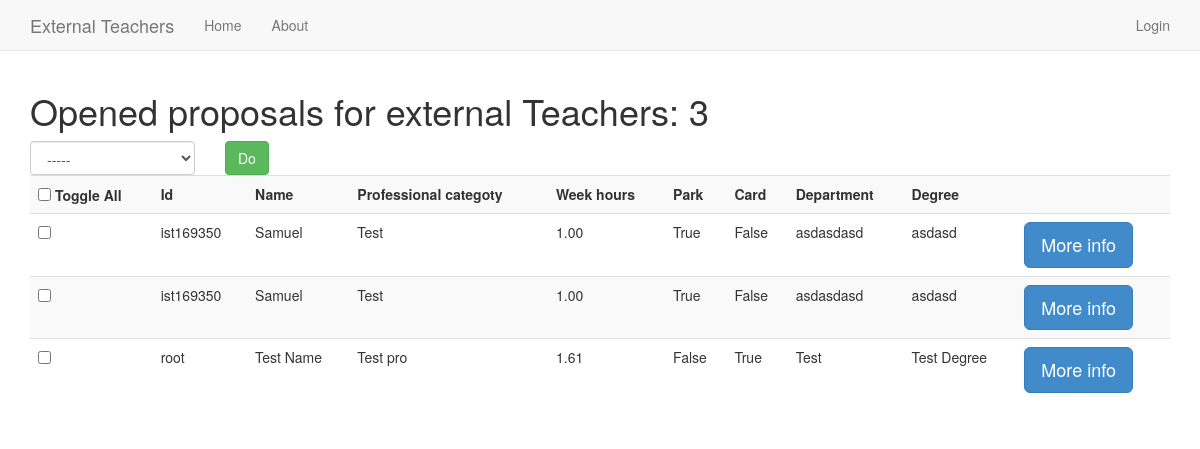
/app/sc_opened/, run on an earlier commit of the app's database.
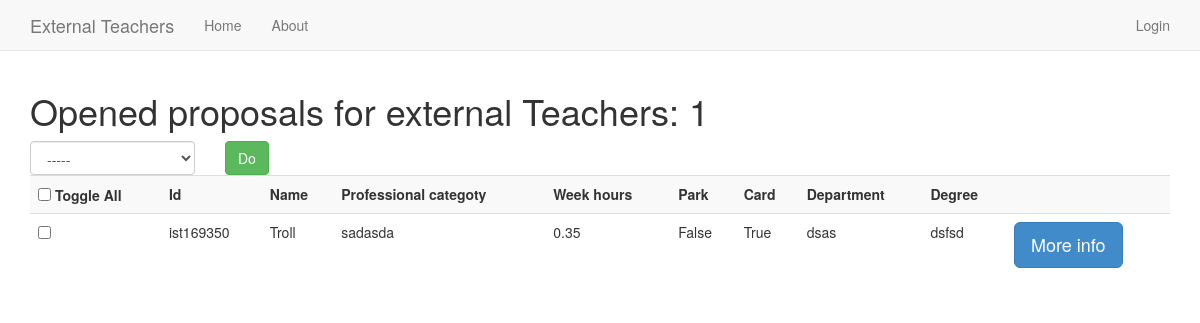
And on a later commit of the database.
### app/models.py (models this page shows)
class ExternalTeacher(models.Model):
	user = models.ForeignKey(User)
	is_closed = models.BooleanField()
	close_date = models.DateTimeField('close date', null=True)
	professional_category = models.CharField(max_length=200, blank=False)
	hours_per_week = models.DecimalField(decimal_places=2, max_digits=5)
	park = models.BooleanField()
	card = models.BooleanField()
	department = models.CharField(max_length=200)
	name = models.CharField(max_length=200)
	degree = models.CharField(max_length=200)
	course = models.CharField(max_length=200)
	course_manager = models.CharField(max_length=200)
	notes = models.CharField(max_length=200, blank=True)

### app/views.py (the view)
def sc_opened(request):
	external_teachers = ExternalTeacher.objects.filter(is_closed = False)
	saved = False
	close_action = True
	export_action = True
	if request.method == 'POST':
		return process_action(request, external_teachers, close_action, export_action)
	context = {'external_teachers' : external_teachers, 'saved' : saved, 'close_action' : close_action, 'export_action' : export_action}
	return render(request, 'app/sc_opened.html', context)

### app/templates/app/sc_opened.html (shortened to what this page needs)
{% extends "app/base.html" %}
{% block content %}
<h1>Opened proposals for external Teachers: {{ external_teachers.count }}</h1>
{% include "app/external_teachers_list.html" %}
{% endblock %}

### app/templates/app/external_teachers_list.html (shortened to what this page needs)
<form role="form" method="post" action="">
	<div class="row">
		<div class="col-xs-2">
			<select class="form-control" name="action">
				<option>-----</option>
			</select>
		</div>
		<div class="col-xs-4">
			<div class="btn-group">
				<input type="submit" class="btn btn-default btn-success" value="Do">
			</div>
		</div>
	</div>
	<div class="table-responsive">
		<table class="table table-striped">
			<tr>
				<th><input type="checkbox" onClick="toggle(this)" /> Toggle All</th>
				<th>Id</th>
				<th>Name</th>
				<th>Professional categoty</th>
				<th>Week hours</th>
				<th>Park</th>
				<th>Card</th>
				<th>Department</th>
				<th>Degree</th>
				<th></th>
			</tr>
			{% for external_teacher in external_teachers %}
			<tr>
				<td>
					<div class="input-group">
						<input type="checkbox" name="external_teachers" value="{{ external_teacher.id }}"/>
					</div>
				<td>{{ external_teacher.user.username }}</td>
				<td>{{ external_teacher.name }}</td>
				<td>{{ external_teacher.professional_category }}</td>
				<td>{{ external_teacher.hours_per_week|floatformat:2 }}</td>
				<td>{{ external_teacher.park }}</td>
				<td>{{ external_teacher.card }}</td>
				<td>{{ external_teacher.department }}</td>
				<td>{{ external_teacher.degree }}</td>
				<td>
					<button class="btn btn-primary btn-lg" data-toggle="modal" data-target="#modal{{ external_teacher.id }}">
						More info
					</button>
											</tr>
										</table>
									</div>
								</div>
			{% endfor %}

What changed in the data, as far as the page shows it:
no longer on this page (row edited): ExternalTeacher: user.username "ist169350", name "Samuel", professional_category "Test", hours_per_week "1.00", park "True", card "False", department "asdasdasd", degree "asdasd"
no longer on this page (row edited): ExternalTeacher: user.username "ist169350", name "Samuel", professional_category "Test", hours_per_week "1.00", park "True", card "False", department "asdasdasd", degree "asdasd"
no longer on this page (row edited): ExternalTeacher: user.username "root", name "Test Name", professional_category "Test pro", hours_per_week "1.61", park "False", card "True", department "Test", degree "Test Degree"
added ExternalTeacher: user.username "ist169350", name "Troll", professional_category "sadasda", hours_per_week "0.35", park "False", card "True", department "dsas", degree "dsfsd"
Also different on the page:
{{ external_teachers.count }}: "3" → "1"
